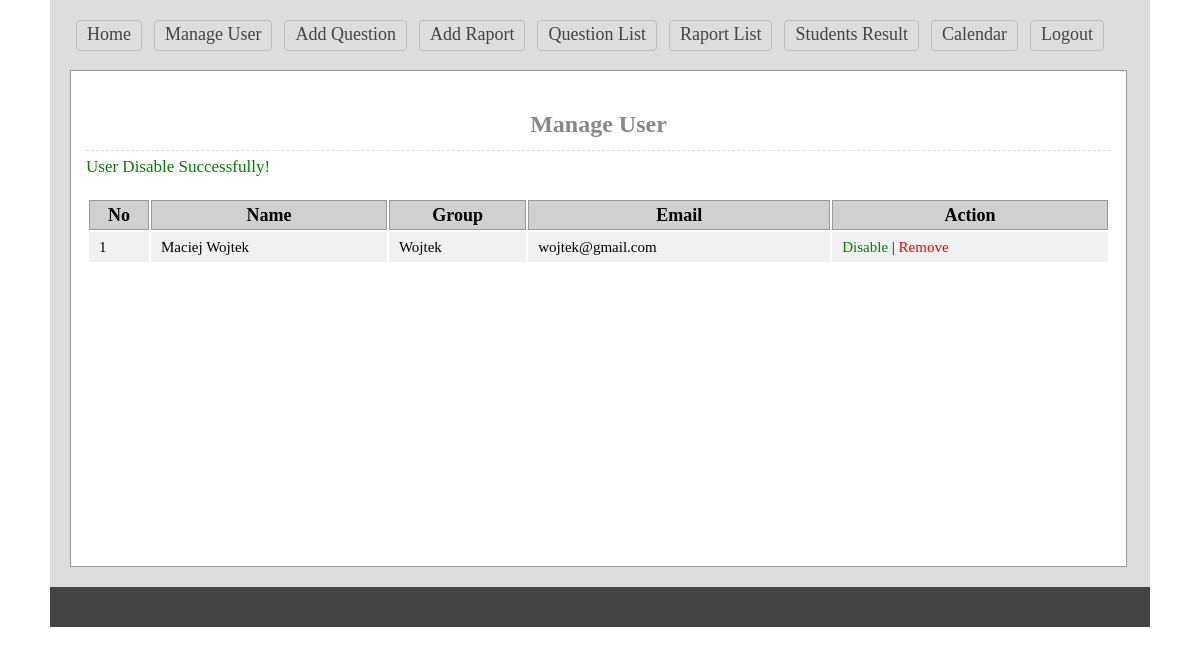
The page /admin/users.php?dis=1 (signed in) on the database its author committed.
### tables this page shows
CREATE TABLE `tbl_user` (
  `userId` int(11) NOT NULL,
  `name` varchar(50) NOT NULL,
  `username` varchar(30) NOT NULL,
  `password` varchar(32) NOT NULL,
  `email` varchar(255) NOT NULL,
  `status` int(11) NOT NULL DEFAULT '0'
);

### lib/Database.php (called while the page is built, shortened)
<?php
Class Database{
	public $host   = DB_HOST;
	public $user   = DB_USER;
	public $pass   = DB_PASS;
	public $dbname = DB_NAME;
	public $link;
	private function connectDB(){
	$this->link = new mysqli($this->host, $this->user, $this->pass, $this->dbname);
 }
	public function select($query){
		$result = $this->link->query($query) or die($this->link->error.__LINE__);
		if($result->num_rows > 0){
			return $result;
		} else {
			return false;
		}
	}
  	public function update($query){
	$update_row = $this->link->query($query) or die($this->link->error.__LINE__);
	if($update_row){
		return $update_row;
	} else {
		return false;
	}
  }
}

### admin/users.php (the view, shortened to what this page needs)
<?php
$filepath = realpath(dirname(__FILE__));
include_once ($filepath.'/inc/header.php');
include_once ($filepath.'/../classes/User.php');
$usr = new User();
?>
  <?php
     if(isset($_GET['dis'])){
         $dblid   = (int)$_GET['dis'];
         $dblUser = $usr->disableUser($dblid);
     }
  ?>
    <div class="main">
      <h1 style="text-align: center; font-size: 24px">Manage User</h1>
        <?php
        if(isset($dblUser)){
            echo $dblUser;
        }
        ?>
        <div class="manageuser">
           <table class="tblone">
               <tr>
                 <th>No</th>
                 <th>Name</th>
                 <th>Group</th>
                 <th>Email</th>
                 <th>Action</th>
               </tr>
              <?php
                 $userData = $usr->getAllUser();
                 if($userData){
                     $i = 0;
                   while($result = $userData->fetch_assoc()){
                     $i++;
              ?>
               <tr>
                 <td>
                     <?php
                     if($result['status']=='1'){
                         echo "<span class='error'>".$i."</span>";
                     }else{
                         echo $i;
                     }
                     ?>
                 </td>
                 <td>
                     <?php
                     if($result['status']=='1'){
                         echo "<span class='error'>".$result['name']."</span>";
                     }else{
                         echo $result['name'];
                     }
                     ?>
                 </td>
                 <td><?php echo $result['username']; ?></td>
                 <td><?php echo $result['email']; ?></td>
                 <td >
                     <?php
                        if($result['status']=='0'){ ?>
                            <a style="color: green; text-decoration: none" onclick="return confirm('Are You Sure to Disable?')" href="?dis=<?php echo $result['userId']; ?>">Disable</a>
                     <?php } else{ ?>
                            <a style="color: blue; text-decoration: none" onclick="return confirm('Are You Sure to Enable?')" href="?ena=<?php echo $result['userId']; ?>">Enable</a>
                     <?php } ?>
                     | <a style="color: red; text-decoration: none" onclick="return confirm('Are You Sure to Remove?')" href="?del=<?php echo $result['userId']; ?>">Remove</a>
                 </td>
               </tr>
               <?php } } ?>
           </table>
       </div>
  </div>
<?php include 'inc/footer.php'; ?>

### admin/css/admin.css (style rules this page uses)
* { margin:0;padding:0;outline:none }
body { font-family:verdana }
.tblone { width:100%;border:1px solid #fff;margin:20px 0 }
.tblone td { font-size: 15px; padding: 5px 10px; }
table.tblone th { background-color: #d0d0d0; border: 1px solid #999; }
table.tblone tr:nth-child(2n+1) { background:#fff;height:30px; }
table.tblone tr:nth-child(2n) { background:#f1f1f1;height:30px; }
.tblone td a { color:#3399FF; }
.main { background: #fff none repeat scroll 0 0; border: 1px solid #999; margin-top: 15px; min-height: 465px; padding: 15px; width: 1025px; }
.main h1 { border-bottom: 1px dashed #ddd; color: #888; margin: 25px 0 5px; padding-bottom: 12px; }

### rows shown on the page
tbl_user: name "Maciej Wojtek", username "Wojtek", email "wojtek@gmail.com"
